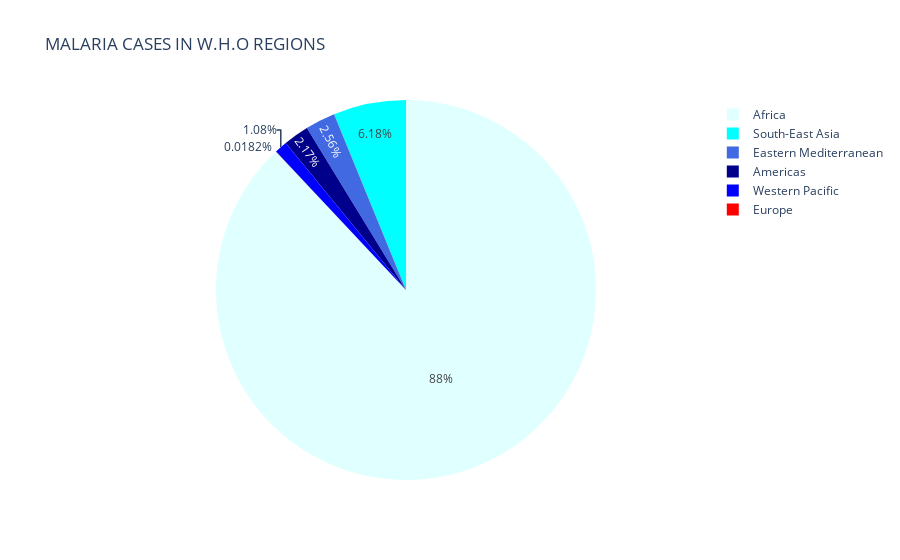

Write notebook code for a chart like this one.
### Markdown cell above
**Insights**

From the barcharts above, we can see the top ten countries with the most death and cases from 2000 to 2018. The democratic republic of congo has the largest number of cases and deaths associated with malaria. We can also observe that is majorly african countries that have the most cases and deaths from malaria. let us investigate this further by visualizing the data with pie charts

### Code cell
fig = px.pie(who_region, values='no_of_cases',names = 'who_region', color = 'who_region',
            color_discrete_map={'Africa':'lightcyan',
                                 'South-East Asia':'cyan',
                                 'Eastern Mediterranean':'royalblue',
                                 'Americas':'darkblue',
                                 'Western Pacific':'blue',
                                 'Europe': 'red'},
            title= 'MALARIA CASES IN W.H.O REGIONS')
fig.show()

### Figure 1 — Plotly figure (JSON) as saved in the notebook; plotly's stock layout.template omitted (floating-point values rounded to 4 significant figures)
{"data": [{"customdata": [["Africa"], ["Americas"], ["Eastern Mediterranean"], ["Europe"], ["South-East Asia"], ["Western Pacific"]], "domain": {"x": [0.0, 1.0], "y": [0.0, 1.0]}, "hovertemplate": "who_region=%{customdata[0]}<br>no_of_cases=%{value}<extra></extra>", "labels": ["Africa", "Americas", "Eastern Mediterranean", "Europe", "South-East Asia", "Western Pacific"], "legendgroup": "", "marker": {"colors": ["lightcyan", "darkblue", "royalblue", "red", "cyan", "blue"]}, "name": "", "showlegend": true, "type": "pie", "values": [545111852, 13433321, 15841260, 112675, 38305249, 6709491]}], "layout": {"legend": {"tracegroupgap": 0}, "title": {"text": "MALARIA CASES IN W.H.O REGIONS"}}}
